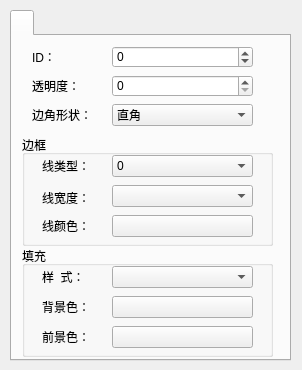
<?xml version="1.0" encoding="UTF-8"?>
<ui version="4.0">
 <class>QRectDlg</class>
 <widget class="QDialog" name="QRectDlg">
  <property name="geometry">
   <rect>
    <x>0</x>
    <y>0</y>
    <width>302</width>
    <height>370</height>
   </rect>
  </property>
  <property name="windowTitle">
   <string>Dialog</string>
  </property>
  <widget class="QTabWidget" name="tabWidget">
   <property name="geometry">
    <rect>
     <x>10</x>
     <y>10</y>
     <width>281</width>
     <height>351</height>
    </rect>
   </property>
   <property name="currentIndex">
    <number>0</number>
   </property>
   <widget class="QWidget" name="tab">
    <attribute name="title">
     <string/>
    </attribute>
    <widget class="QGroupBox" name="groupBox_2">
     <property name="geometry">
      <rect>
       <x>10</x>
       <y>99</y>
       <width>251</width>
       <height>111</height>
      </rect>
     </property>
     <property name="title">
      <string>边框</string>
     </property>
     <widget class="QComboBox" name="Line_Type">
      <property name="geometry">
       <rect>
        <x>90</x>
        <y>20</y>
        <width>141</width>
        <height>22</height>
       </rect>
      </property>
      <item>
       <property name="text">
        <string>0</string>
       </property>
       <property name="icon">
        <iconset resource="../../resourse.qrc">
         <normaloff>:/lineType/images/LineType/L0.ico</normaloff>:/lineType/images/LineType/L0.ico</iconset>
       </property>
      </item>
      <item>
       <property name="text">
        <string>1</string>
       </property>
       <property name="icon">
        <iconset resource="../../resourse.qrc">
         <normaloff>:/lineType/images/LineType/L1.ico</normaloff>:/lineType/images/LineType/L1.ico</iconset>
       </property>
      </item>
      <item>
       <property name="text">
        <string>2</string>
       </property>
       <property name="icon">
        <iconset resource="../../resourse.qrc">
         <normaloff>:/lineType/images/LineType/L2.ico</normaloff>:/lineType/images/LineType/L2.ico</iconset>
       </property>
      </item>
      <item>
       <property name="text">
        <string>3</string>
       </property>
       <property name="icon">
        <iconset resource="../../resourse.qrc">
         <normaloff>:/lineType/images/LineType/L3.ico</normaloff>:/lineType/images/LineType/L3.ico</iconset>
       </property>
      </item>
      <item>
       <property name="text">
        <string>4</string>
       </property>
       <property name="icon">
        <iconset resource="../../resourse.qrc">
         <normaloff>:/lineType/images/LineType/L4.ico</normaloff>:/lineType/images/LineType/L4.ico</iconset>
       </property>
      </item>
      <item>
       <property name="text">
        <string>5</string>
       </property>
       <property name="icon">
        <iconset resource="../../resourse.qrc">
         <normaloff>:/lineType/images/LineType/L5.ico</normaloff>:/lineType/images/LineType/L5.ico</iconset>
       </property>
      </item>
     </widget>
     <widget class="QLabel" name="label">
      <property name="geometry">
       <rect>
        <x>20</x>
        <y>20</y>
        <width>61</width>
        <height>22</height>
       </rect>
      </property>
      <property name="text">
       <string>线类型：</string>
      </property>
     </widget>
     <widget class="QLabel" name="label_2">
      <property name="geometry">
       <rect>
        <x>20</x>
        <y>52</y>
        <width>61</width>
        <height>21</height>
       </rect>
      </property>
      <property name="text">
       <string>线宽度：</string>
      </property>
     </widget>
     <widget class="QComboBox" name="Line_Width">
      <property name="geometry">
       <rect>
        <x>90</x>
        <y>50</y>
        <width>141</width>
        <height>22</height>
       </rect>
      </property>
     </widget>
     <widget class="QLabel" name="label_3">
      <property name="geometry">
       <rect>
        <x>20</x>
        <y>80</y>
        <width>61</width>
        <height>22</height>
       </rect>
      </property>
      <property name="text">
       <string>线颜色：</string>
      </property>
     </widget>
     <widget class="QPushButton" name="Line_Color">
      <property name="geometry">
       <rect>
        <x>90</x>
        <y>80</y>
        <width>141</width>
        <height>22</height>
       </rect>
      </property>
      <property name="focusPolicy">
       <enum>Qt::NoFocus</enum>
      </property>
      <property name="text">
       <string/>
      </property>
     </widget>
    </widget>
    <widget class="QGroupBox" name="groupBox_3">
     <property name="geometry">
      <rect>
       <x>10</x>
       <y>210</y>
       <width>251</width>
       <height>111</height>
      </rect>
     </property>
     <property name="title">
      <string>填充</string>
     </property>
     <widget class="QLabel" name="label_4">
      <property name="geometry">
       <rect>
        <x>20</x>
        <y>20</y>
        <width>61</width>
        <height>22</height>
       </rect>
      </property>
      <property name="text">
       <string>样  式：</string>
      </property>
     </widget>
     <widget class="QComboBox" name="Pattern">
      <property name="geometry">
       <rect>
        <x>90</x>
        <y>20</y>
        <width>141</width>
        <height>22</height>
       </rect>
      </property>
     </widget>
     <widget class="QLabel" name="label_5">
      <property name="geometry">
       <rect>
        <x>20</x>
        <y>50</y>
        <width>61</width>
        <height>22</height>
       </rect>
      </property>
      <property name="text">
       <string>背景色：</string>
      </property>
     </widget>
     <widget class="QPushButton" name="Back_Color">
      <property name="geometry">
       <rect>
        <x>90</x>
        <y>50</y>
        <width>141</width>
        <height>22</height>
       </rect>
      </property>
      <property name="focusPolicy">
       <enum>Qt::NoFocus</enum>
      </property>
      <property name="text">
       <string/>
      </property>
     </widget>
     <widget class="QLabel" name="label_6">
      <property name="geometry">
       <rect>
        <x>20</x>
        <y>80</y>
        <width>61</width>
        <height>22</height>
       </rect>
      </property>
      <property name="text">
       <string>前景色：</string>
      </property>
     </widget>
     <widget class="QPushButton" name="Fore_Color">
      <property name="geometry">
       <rect>
        <x>90</x>
        <y>80</y>
        <width>141</width>
        <height>22</height>
       </rect>
      </property>
      <property name="focusPolicy">
       <enum>Qt::NoFocus</enum>
      </property>
      <property name="text">
       <string/>
      </property>
     </widget>
    </widget>
    <widget class="QSpinBox" name="Alpha">
     <property name="geometry">
      <rect>
       <x>100</x>
       <y>39</y>
       <width>141</width>
       <height>22</height>
      </rect>
     </property>
     <property name="maximum">
      <number>255</number>
     </property>
    </widget>
    <widget class="QComboBox" name="nType">
     <property name="geometry">
      <rect>
       <x>100</x>
       <y>68</y>
       <width>141</width>
       <height>22</height>
      </rect>
     </property>
     <item>
      <property name="text">
       <string>直角</string>
      </property>
     </item>
     <item>
      <property name="text">
       <string>截角</string>
      </property>
     </item>
     <item>
      <property name="text">
       <string>圆角</string>
      </property>
     </item>
    </widget>
    <widget class="QLabel" name="label_7">
     <property name="geometry">
      <rect>
       <x>20</x>
       <y>68</y>
       <width>71</width>
       <height>21</height>
      </rect>
     </property>
     <property name="text">
      <string>边角形状：</string>
     </property>
    </widget>
    <widget class="QLabel" name="label_8">
     <property name="geometry">
      <rect>
       <x>20</x>
       <y>39</y>
       <width>71</width>
       <height>21</height>
      </rect>
     </property>
     <property name="text">
      <string>透明度：</string>
     </property>
    </widget>
    <widget class="QSpinBox" name="spinbox">
     <property name="geometry">
      <rect>
       <x>100</x>
       <y>10</y>
       <width>141</width>
       <height>22</height>
      </rect>
     </property>
     <property name="minimum">
      <number>-1</number>
     </property>
     <property name="maximum">
      <number>100000</number>
     </property>
    </widget>
    <widget class="QLabel" name="label_9">
     <property name="geometry">
      <rect>
       <x>20</x>
       <y>10</y>
       <width>71</width>
       <height>21</height>
      </rect>
     </property>
     <property name="text">
      <string>ID：</string>
     </property>
    </widget>
   </widget>
  </widget>
 </widget>
 <resources>
  <include location="../../resourse.qrc"/>
 </resources>
 <connections/>
</ui>
